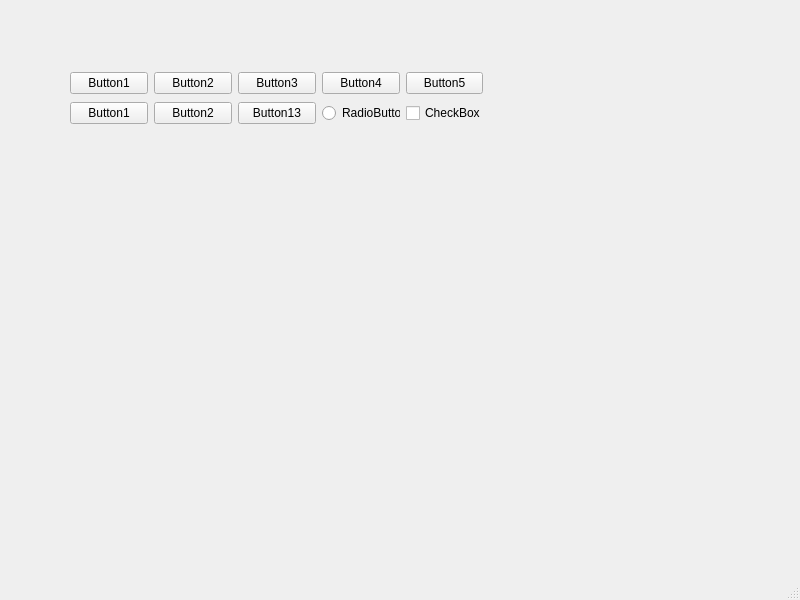
<?xml version="1.0" encoding="UTF-8"?>
<ui version="4.0">
 <class>MainWindow</class>
 <widget class="QMainWindow" name="MainWindow">
  <property name="geometry">
   <rect>
    <x>0</x>
    <y>0</y>
    <width>800</width>
    <height>600</height>
   </rect>
  </property>
  <property name="windowTitle">
   <string>MainWindow</string>
  </property>
  <widget class="QWidget" name="centralwidget">
   <widget class="QWidget" name="">
    <property name="geometry">
     <rect>
      <x>70</x>
      <y>70</y>
      <width>413</width>
      <height>58</height>
     </rect>
    </property>
    <layout class="QVBoxLayout" name="verticalLayout">
     <item>
      <layout class="QHBoxLayout" name="horizontalLayout">
       <item>
        <widget class="QPushButton" name="pushButton">
         <property name="text">
          <string>Button1</string>
         </property>
        </widget>
       </item>
       <item>
        <widget class="QPushButton" name="pushButton_2">
         <property name="text">
          <string>Button2</string>
         </property>
        </widget>
       </item>
       <item>
        <widget class="QPushButton" name="pushButton_3">
         <property name="text">
          <string>Button3</string>
         </property>
        </widget>
       </item>
       <item>
        <widget class="QPushButton" name="pushButton_4">
         <property name="text">
          <string>Button4</string>
         </property>
        </widget>
       </item>
       <item>
        <widget class="QPushButton" name="pushButton_5">
         <property name="text">
          <string>Button5</string>
         </property>
        </widget>
       </item>
      </layout>
     </item>
     <item>
      <layout class="QHBoxLayout" name="horizontalLayout_2">
       <item>
        <widget class="QPushButton" name="pushButton_7">
         <property name="text">
          <string>Button1</string>
         </property>
        </widget>
       </item>
       <item>
        <widget class="QPushButton" name="pushButton_6">
         <property name="text">
          <string>Button2</string>
         </property>
        </widget>
       </item>
       <item>
        <widget class="QPushButton" name="pushButton_8">
         <property name="text">
          <string>Button13</string>
         </property>
        </widget>
       </item>
       <item>
        <widget class="QRadioButton" name="radioButton">
         <property name="text">
          <string>RadioButton</string>
         </property>
        </widget>
       </item>
       <item>
        <widget class="QCheckBox" name="checkBox">
         <property name="text">
          <string>CheckBox</string>
         </property>
        </widget>
       </item>
      </layout>
     </item>
    </layout>
   </widget>
  </widget>
  <widget class="QMenuBar" name="menubar">
   <property name="geometry">
    <rect>
     <x>0</x>
     <y>0</y>
     <width>800</width>
     <height>23</height>
    </rect>
   </property>
  </widget>
  <widget class="QStatusBar" name="statusbar"/>
 </widget>
 <resources/>
 <connections/>
</ui>
